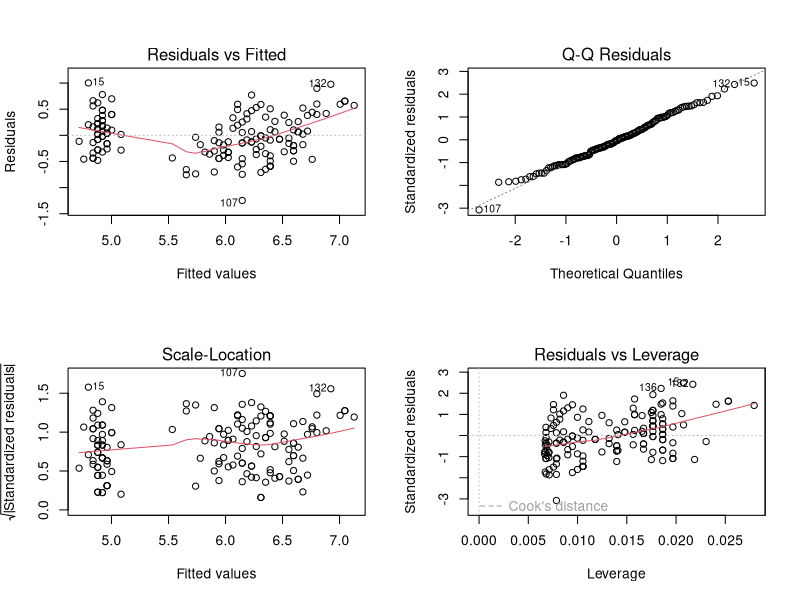
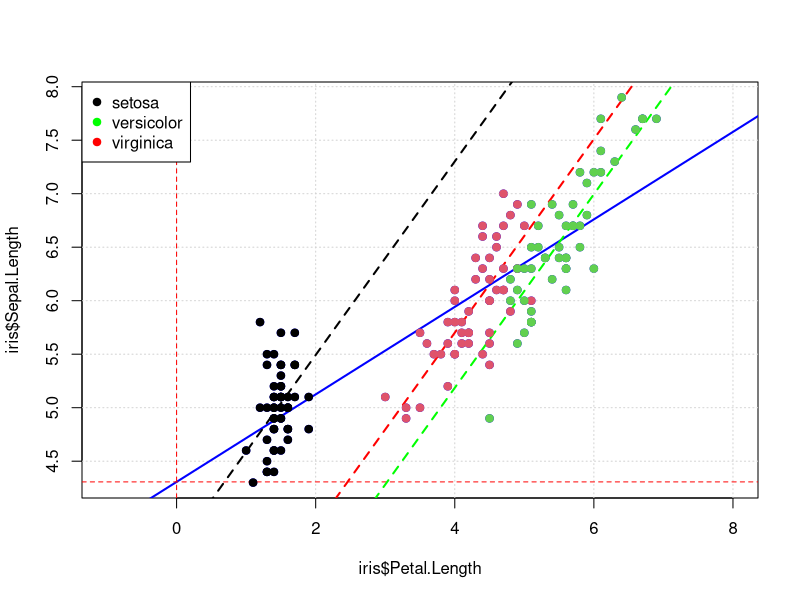
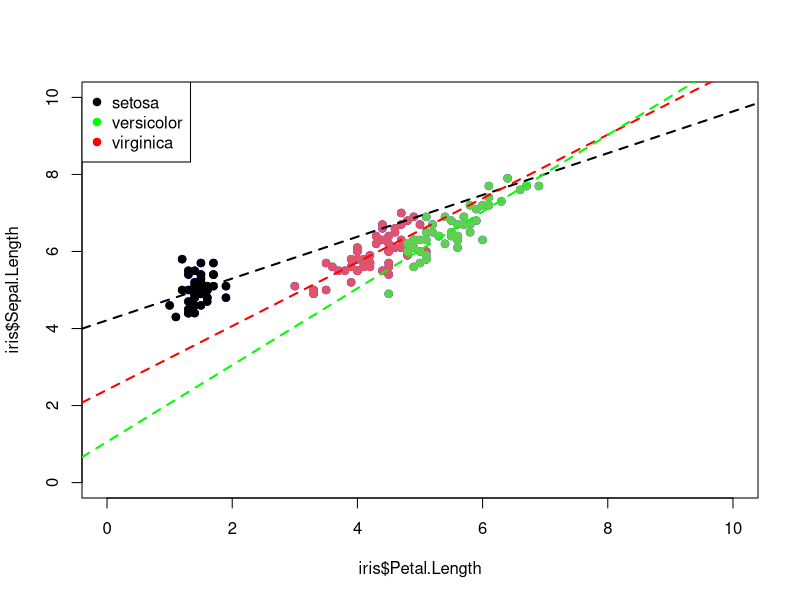
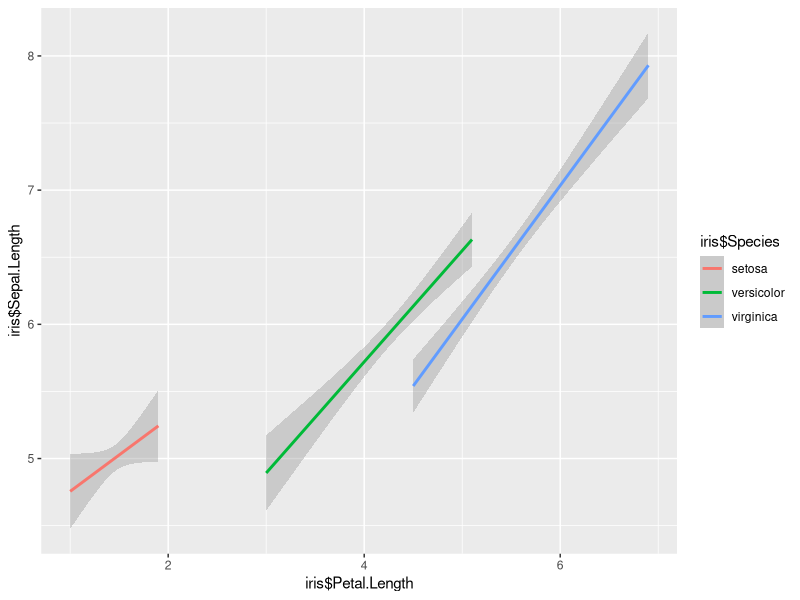

Write the R code that produced these figures, in order.
# By Ludovic G.

data(iris)
str(iris)

library(ggplot2)

#--------------#
# Model simple #
#--------------#
model = lm(iris$Sepal.Length ~ iris$Petal.Length)
par(mfrow = c(2,2))
plot(model)
summary(model)

par(mfrow = c(1,1))
plot(iris$Sepal.Length ~ iris$Petal.Length, pch = 19, col = "blue", cex = 1, xlim = c(-1,8))
ma_legend = as.factor(iris$Species)
grid(col="lightgray", lty = "dotted")

abline(model, lwd = 2, col ="blue")

abline(h = model$coefficients[1], lty = 2, col = "red")
abline(v = 0, lty = 2, col = "red")

#-----------------------------#
# Model 2 VI sans interaction #
#-----------------------------#
model2 = lm(iris$Sepal.Length ~ iris$Petal.Length + iris$Species) # Est ce que la longueur du petale et l'espece ont une influence sur la longueur du sepal?
# Intercept : valeur de sepal_length setosa quand petal_length = 0
summary(model2)

# Calcul intercepts
intercept_setosa = 3.68353
intercept_versicolor = 3.68353 + (- 1.60097)
intercept_virginica = 3.68533 + (- 2.11767)

# Calcul pente
pente = 0.90456

# Representation graphique des droites de regression
abline(a = intercept_setosa, b = pente, col = "black", lwd = 2, lty = 2)
abline(a = intercept_versicolor, b = pente, col = "red", lwd = 2, lty = 2)
abline(a = intercept_virginica, b = pente, col = "green", lwd = 2, lty = 2)

points(iris$Sepal.Length ~ iris$Petal.Length, pch = 19, col = iris$Species, cex = 1)
legend("topleft", legend = levels(ma_legend), col =  c("black","green","red"), pch = 19, cex = 1)

#-----------------------------#
# Model 2 VI avec interaction #
#-----------------------------#
model3 = lm(iris$Sepal.Length ~ iris$Petal.Length * iris$Species) # * on demande l'interaction 
summary(model3)

# Calcul intercepts
intercept_setosa = 4.2132
intercept_versicolor = 4.2132 + (- 1.8056)
intercept_virginica = 4.2132 + (- 3.1535)

# Calcul pente
pente_setosa = 0.5423
pente_versicolor = 0.5423 + 0.2860
pente_virginica = 0.5423 + 0.4534

# Representation graphique des droties de regression
plot(iris$Sepal.Length ~ iris$Petal.Length, pch = 19, col = "blue", cex = 1, xlim = c(0,10), ylim = c(0,10))

points(iris$Sepal.Length ~ iris$Petal.Length, pch = 19, col = iris$Species, cex = 1)
legend("topleft", legend = levels(ma_legend), col =  c("black","green","red"), pch = 19, cex = 1)

abline(a = intercept_setosa, b = pente_setosa, col = "black", lwd = 2, lty = 2)
abline(a = intercept_versicolor, b = pente_versicolor, col = "red", lwd = 2, lty = 2)
abline(a = intercept_virginica, b = pente_virginica, col = "green", lwd = 2, lty = 2)

# Changement niveau de reference du facteur species:
# iris$Species = relevel(iris$Factor,"virginica")


# Representation differente de la meme chose
ggplot(data = iris, aes(x = iris$Petal.Length, y = iris$Sepal.Length, colour = iris$Species)) +
	geom_smooth(method = "lm")
